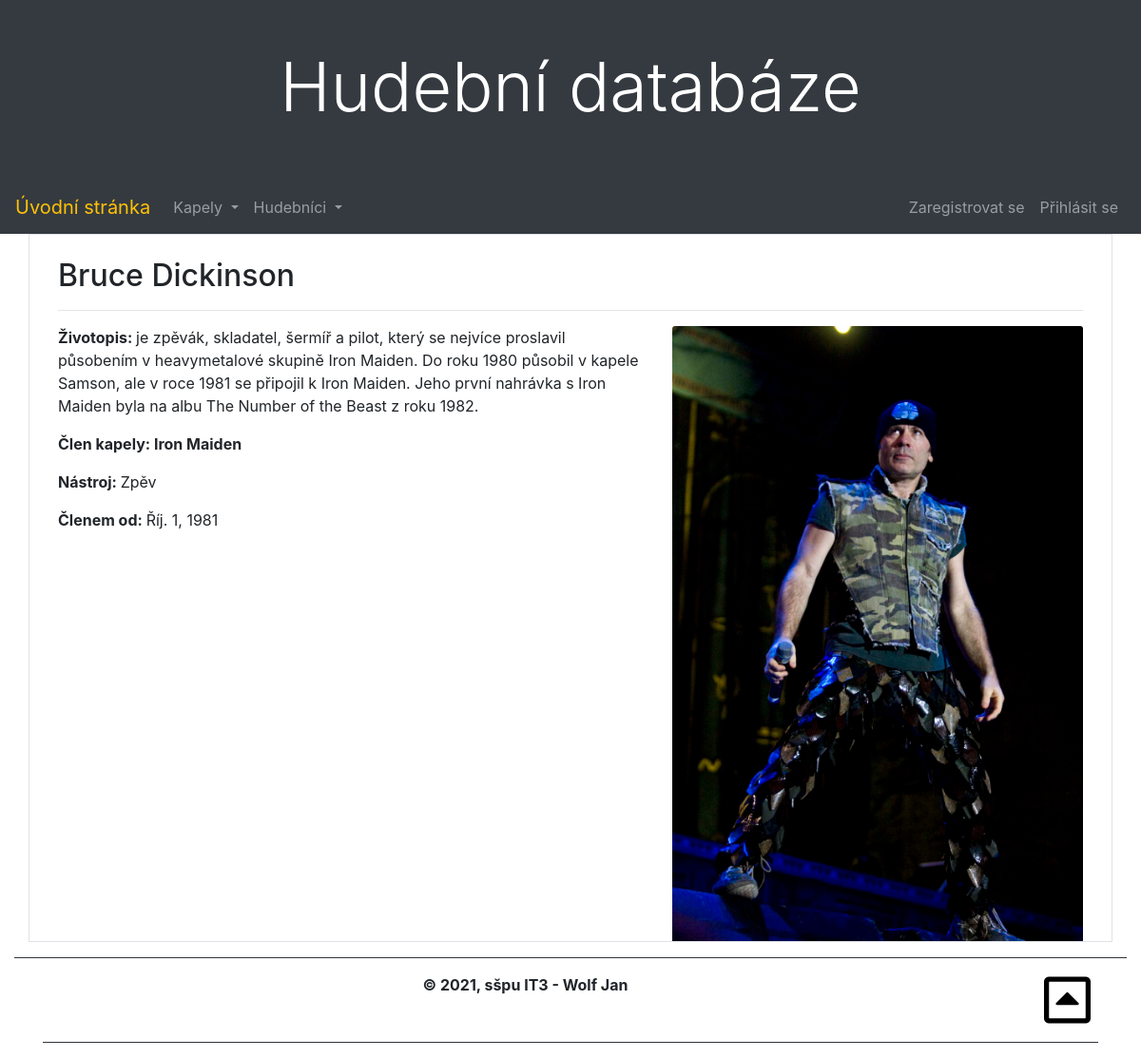
Page /kapela/member/3/ on the committed database.
### kapela/models.py (models this page shows, shortened)
class Member(models.Model):
    band = models.ForeignKey(Band, on_delete=models.CASCADE)
    person_name = models.ForeignKey(Person, on_delete=models.CASCADE)
    instrument = models.CharField(max_length=30, verbose_name="Instrument")
    member_since = models.DateField(verbose_name="Member since", help_text="Please use the following format: <em>YYYY-MM-DD</em>.")
    member_to = models.DateField(blank=True, null=True, verbose_name="*Member to", help_text="Please use the following format: <em>YYYY-MM-DD</em>.")
    poster = models.ImageField(upload_to=poster_path, blank=True, null=True, verbose_name="Poster")
    class Meta:
        ordering = ["instrument"]

class Person(models.Model):
    last_name = models.CharField(max_length=30, verbose_name="Last name")
    first_name = models.CharField(max_length=45, verbose_name="First name")
    birthdate = models.DateField(help_text="Please use the following format: <em>YYYY-MM-DD</em>.",verbose_name="Birthdate")
    biography = models.TextField(blank=True, null=True, verbose_name="Biography", max_length=500)
    class Meta:
        ordering = ["last_name"]
    def __str__(self):
        return self.first_name  + ' ' + self.last_name

class Band(models.Model):
    band_name = models.CharField(max_length=40, verbose_name="Band name")
    genre = models.CharField(max_length=50, verbose_name="Genre")
    est_date = models.DateField(help_text="Please use the following format: <em>YYYY-MM-DD</em>.",verbose_name="Establishing date")
    about = models.TextField(blank=True, null=True, verbose_name="About", max_length=500)
    poster = models.ImageField(upload_to=poster_path, blank=True, null=True, verbose_name="Poster")
    class Meta:
        ordering = ["band_name"]
    def __str__(self):
        return self.band_name

### kapela/views.py (the view)
# urls.py: path('member/<int:pk>/', views.MemberDetailView.as_view(), name='member_detail'),
class MemberDetailView(DetailView):
    model = Member
    context_object_name = 'member_detail'
    template_name = 'member/member.html'

### kapela/context_processors.py (called while the page is built)
def bands(request):
    return {'bands': Band.objects.all()}

def members(request):
    return {'members': Member.objects.all()}

### kapela/templates/member/member.html (shortened to what this page needs)
{% extends "base.html" %}
{% block content %}
<h2>{{ member_detail.person_name }}</h2>
<hr>
<div class="row">
    <div class="col-md-7">
        {% if member_detail.person_name.biography %}
        <p><b>Životopis: </b>{{member_detail.person_name.biography}}</p>
        {% endif %}
        <p><b>Člen kapely: </b><b> {{member_detail.band}}</b></p>
        <p><b>Nástroj: </b>{{member_detail.instrument}}</p>
        <p><b>Členem od: </b> {{ member_detail.member_since}}</p>
    </div>
    <div class="col-md-5">
        {% if member_detail.poster %}
            <img class="card-img-top" src="{{ member_detail.poster.url }}" alt="{{ member_detail.band }}">
        {% endif %}
    </div>
</div>
{% endblock %}

### kapela/static/css/styles.css (style rules this page uses)
html { scroll-behavior: smooth; }

### rows in the picture
Member: person_name "Bruce Dickinson", person_name.biography "je zpěvák, skladatel, šermíř a pilot, který se nejvíce proslavil působením v heavymetalové skupině Iron Maiden. Do roku 1980 působil v kapele Samson, ale v roce 1981 se připojil k Iron Maiden. Jeho první nahrávka s Iron Maiden byla na albu The Number of the Beast z roku 1982.", band "Iron Maiden", instrument "Zpěv", member_since "Říj. 1, 1981", poster (picture)
